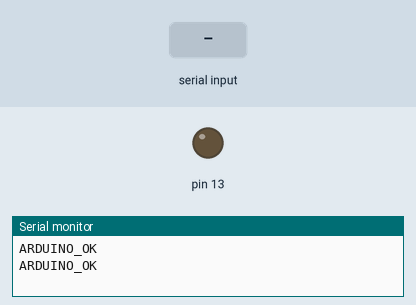
This sketch was run on a simulated Arduino Uno, built with avr-gcc and run on an emulated ATmega328P. Parts: output pins drawn as LEDs (lit = HIGH), the last lines printed to the serial monitor. Inputs (shaded band) come from the test bench.

Above: at 2.0 s.
2.1 s: "LED ON\n" received over Serial
At 4.2 s:
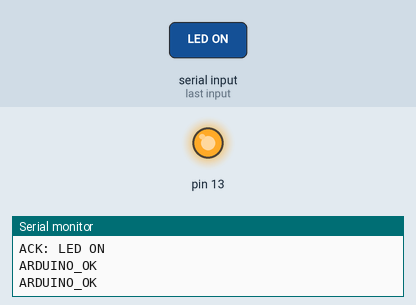
4.5 s: "LED OFF\n" received over Serial
At 5.8 s:
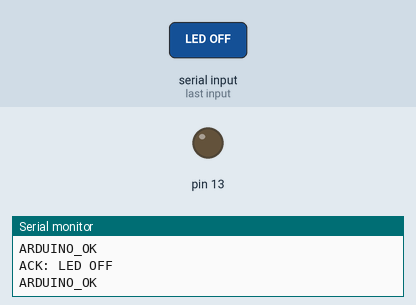
Timing chart, 0 to 7.5 s (numbered marks = the images above; inputs shaded):
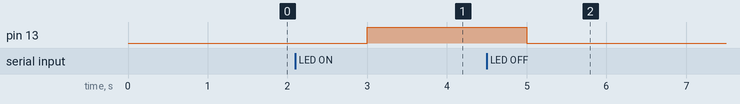

Measured:
- after the input at 2.1 s, pin 13: LOW → HIGH after 0.90 s
- after the input at 4.5 s, pin 13: HIGH → LOW after 0.50 s

The sketch:

firmware_01.ino
```cpp
// -- Firmware for Arduino to communicate with another single-board computer
// This firmware listens for commands from the single-board computer and controls an LED on pin 13
void setup()
{
    Serial.begin(9600);
    pinMode(13, OUTPUT);
}
void loop()
{
    // Send a heartbeat message every second
    Serial.println("ARDUINO_OK");
    delay(1000);
    // Reading commands
    if (Serial.available())
    {
        String cmd = Serial.readStringUntil('\n');
        cmd.trim();
        if (cmd == "LED ON")
        {
            digitalWrite(13, HIGH);
            Serial.println("ACK: LED ON");
        }
        else if (cmd == "LED OFF")
        {
            digitalWrite(13, LOW);
            Serial.println("ACK: LED OFF");
        }
        else if (cmd == "STATUS?")
        {
            Serial.println("STATUS: LED=" + String(digitalRead(13)));
        }
        else
        {
            Serial.println("ERR: Unknown CMD");
        }
    }
}
```
